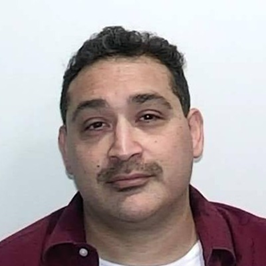
#> input picture MODULE3/images/image.png, 268 x 268 px
$ python blurring_filter.py
#> lines starting #> are read from the running program, lines starting #| are printed output that depends on the picture
import cv2
import numpy as np

# Load image
image = cv2.imread('images/image.png')
#> image is the input picture: shape (268, 268, 3); mean B, G, R 163, 162.4, 173.7

if image is None:
    print("Error: Could not load the image. Check the file path.")
    exit(1)

# --- Approach 1: Custom Box Filter ---
kernel_size = 5

# Create a 5x5 matrix of ones, divided by 25 (the area) to normalize it
box_kernel = np.ones((kernel_size, kernel_size), np.float32) / (kernel_size ** 2)

# Apply the custom kernel to the image
# -1 indicates the output image will have the same depth as the source
blurred_custom = cv2.filter2D(image, -1, box_kernel)
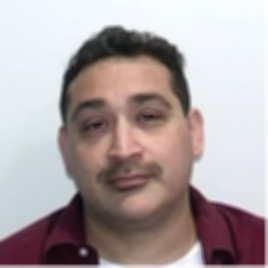
#> blurred_custom: shape (268, 268, 3); mean B, G, R 162.8, 162.3, 173.5

# --- Approach 2: Built-in Gaussian Blur ---
# The tuple (5, 5) is the kernel size, and 0 tells OpenCV to calculate the standard deviation automatically
blurred_gaussian = cv2.GaussianBlur(image, (5, 5), 0)

# Display the results
cv2.imshow('Original', image)
cv2.imshow('Custom Box Blur', blurred_custom)
cv2.imshow('Gaussian Blur', blurred_gaussian)
cv2.waitKey(0)
cv2.destroyAllWindows()
